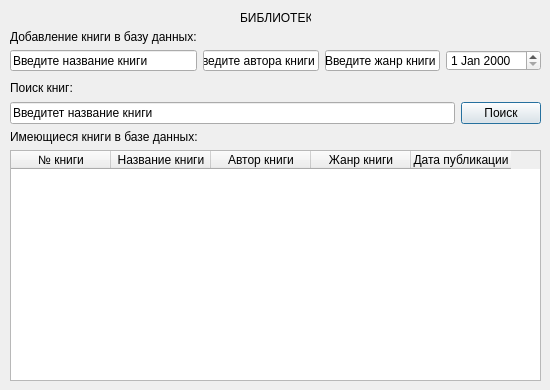
<?xml version="1.0" encoding="UTF-8"?>
<ui version="4.0">
 <class>Main</class>
 <widget class="QDialog" name="Main">
  <property name="geometry">
   <rect>
    <x>0</x>
    <y>0</y>
    <width>550</width>
    <height>390</height>
   </rect>
  </property>
  <property name="windowTitle">
   <string>БД Библиотека</string>
  </property>
  <widget class="QWidget" name="horizontalLayoutWidget">
   <property name="geometry">
    <rect>
     <x>10</x>
     <y>80</y>
     <width>531</width>
     <height>44</height>
    </rect>
   </property>
   <layout class="QGridLayout" name="SearchGroup">
    <item row="1" column="0">
     <widget class="QLineEdit" name="SearchEdit">
      <property name="text">
       <string>Введитет название книги</string>
      </property>
     </widget>
    </item>
    <item row="1" column="1">
     <widget class="QPushButton" name="SearchButton">
      <property name="text">
       <string>Поиск</string>
      </property>
     </widget>
    </item>
    <item row="0" column="0">
     <widget class="QLabel" name="SearchLabel">
      <property name="text">
       <string>Поиск книг:</string>
      </property>
     </widget>
    </item>
   </layout>
  </widget>
  <widget class="QWidget" name="horizontalLayoutWidget_2">
   <property name="geometry">
    <rect>
     <x>10</x>
     <y>30</y>
     <width>531</width>
     <height>41</height>
    </rect>
   </property>
   <layout class="QGridLayout" name="AddGroup">
    <item row="1" column="2">
     <widget class="QLineEdit" name="GenreEdit">
      <property name="text">
       <string>Введите жанр книги</string>
      </property>
     </widget>
    </item>
    <item row="1" column="0">
     <widget class="QLineEdit" name="NameEdit">
      <property name="text">
       <string>Введите название книги</string>
      </property>
     </widget>
    </item>
    <item row="1" column="3">
     <widget class="QDateEdit" name="DateEdit"/>
    </item>
    <item row="1" column="1">
     <widget class="QLineEdit" name="AuthorEdit">
      <property name="text">
       <string>Введите автора книги</string>
      </property>
     </widget>
    </item>
    <item row="0" column="0">
     <widget class="QLabel" name="AddLabel">
      <property name="text">
       <string>Добавление книги в базу данных:</string>
      </property>
     </widget>
    </item>
   </layout>
  </widget>
  <widget class="QLabel" name="label_4">
   <property name="geometry">
    <rect>
     <x>240</x>
     <y>10</y>
     <width>71</width>
     <height>16</height>
    </rect>
   </property>
   <property name="text">
    <string>БИБЛИОТЕКА</string>
   </property>
  </widget>
  <widget class="QWidget" name="gridLayoutWidget">
   <property name="geometry">
    <rect>
     <x>10</x>
     <y>130</y>
     <width>531</width>
     <height>251</height>
    </rect>
   </property>
   <layout class="QGridLayout" name="BooksGroup">
    <item row="1" column="0">
     <widget class="QLabel" name="BookLabel">
      <property name="text">
       <string>Имеющиеся книги в базе данных:</string>
      </property>
     </widget>
    </item>
    <item row="2" column="0">
     <widget class="QTableWidget" name="BookTable">
      <column>
       <property name="text">
        <string>№ книги</string>
       </property>
      </column>
      <column>
       <property name="text">
        <string>Название книги</string>
       </property>
      </column>
      <column>
       <property name="text">
        <string>Автор книги</string>
       </property>
      </column>
      <column>
       <property name="text">
        <string>Жанр книги</string>
       </property>
      </column>
      <column>
       <property name="text">
        <string>Дата публикации</string>
       </property>
      </column>
     </widget>
    </item>
   </layout>
  </widget>
 </widget>
 <resources/>
 <connections/>
</ui>
